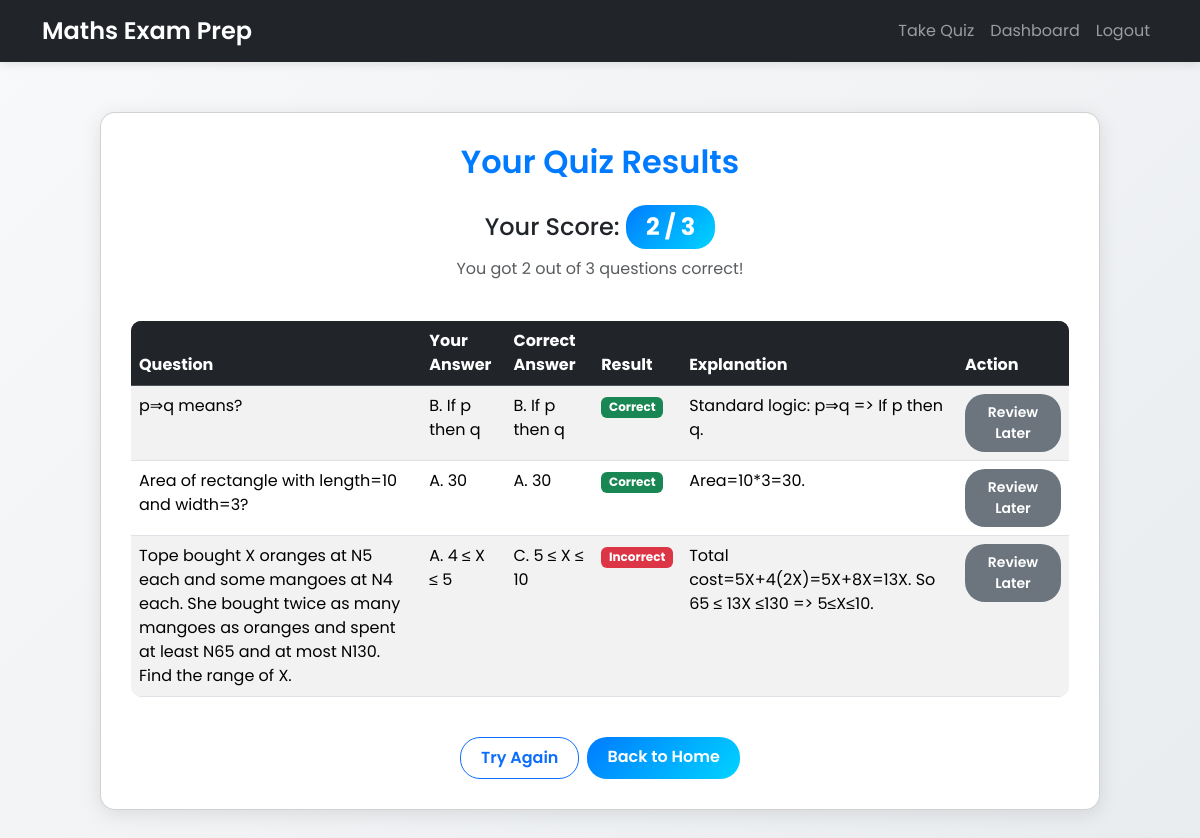
The page /results (signed in) on the database its author committed.
### app/models.py (models this page shows, shortened)
class Question(db.Model):
    id = db.Column(db.Integer, primary_key=True)
    topic = db.Column(db.String(100), nullable=False)
    difficulty = db.Column(db.Integer, nullable=False)
    question_text = db.Column(db.Text, nullable=False)
    option_a = db.Column(db.String(100), nullable=False)
    option_b = db.Column(db.String(100), nullable=False)
    option_c = db.Column(db.String(100), nullable=False)
    option_d = db.Column(db.String(100), nullable=False)
    correct_option = db.Column(db.String(10), nullable=False)  # correct_option = db.Column(db.String(10), nullable=False)  # Changed from db.String(1)
    explanation = db.Column(db.Text, nullable=True)

### app/routes.py (the view)
@app.route('/results')
@login_required
def results():
    responses = UserResponse.query.filter_by(user_id=current_user.id).order_by(UserResponse.id.desc()).limit(3).all()
    if not responses:
        flash('No quiz results found. Please take the quiz first.', 'warning')
        return redirect(url_for('quiz'))
    score = sum(1 for r in responses if r.is_correct)
    total_questions = len(responses)
    results_data = []
    valid_options = ['A', 'B', 'C', 'D']
    for r in responses:
        correct_option = r.question.correct_option
        if correct_option in valid_options:
            correct_text = f"{correct_option}. {getattr(r.question, f'option_{correct_option.lower()}')}"
        else:
            correct_text = f"{correct_option} (Invalid option)"
        results_data.append({
            'question_id': r.question.id,  # Added this line
            'question_text': r.question.question_text,
            'selected_option': f"{r.selected_option}. {getattr(r.question, f'option_{r.selected_option.lower()}')}",
            'correct_option': correct_text,
            'is_correct': r.is_correct,
            'explanation': r.question.explanation or "No explanation available."
        })
    return render_template('results.html', score=score, total_questions=total_questions, results_data=results_data)

### app/models.py (called while the page is built)
@login_manager.user_loader
def load_user(user_id):
    return User.query.get(int(user_id))

### app/templates/results.html (shortened to what this page needs)
<!DOCTYPE html>
<html lang="en">
<head>
    <link href="https://cdn.jsdelivr.net/npm/bootstrap@5.3.3/dist/css/bootstrap.min.css" rel="stylesheet">
</head>
<body>
    <nav class="navbar navbar-expand-lg navbar-dark bg-dark">
        <div class="container">
            <a class="navbar-brand" href="{{ url_for('home') }}">Maths Exam Prep</a>
            <div class="collapse navbar-collapse" id="navbarNav">
                <ul class="navbar-nav ms-auto">
                    <li class="nav-item"><a class="nav-link" href="{{ url_for('quiz') }}">Take Quiz</a></li>
                    <li class="nav-item"><a class="nav-link" href="{{ url_for('dashboard') }}">Dashboard</a></li>
                    <li class="nav-item"><a class="nav-link" href="{{ url_for('logout') }}">Logout</a></li>
                </ul>
            </div>
        </div>
    </nav>
    <div class="container">
        <div class="card results-card">
            <h2 class="text-center mb-4">Your Quiz Results</h2>
            <div class="text-center mb-4">
                <h4>Your Score: <span class="badge score-badge">{{ score }} / {{ total_questions }}</span></h4>
                <p class="text-muted">You got {{ score }} out of {{ total_questions }} questions correct!</p>
            </div>
            <table class="table table-striped table-hover">
                <thead class="table-dark">
                    <tr>
                        <th scope="col">Question</th>
                        <th scope="col">Your Answer</th>
                        <th scope="col">Correct Answer</th>
                        <th scope="col">Result</th>
                        <th scope="col">Explanation</th>
                        <th scope="col">Action</th>
                    </tr>
                </thead>
                <tbody>
                    {% for result in results_data %}
                        <tr>
                            <td>{{ result.question_text }}</td>
                            <td>{{ result.selected_option }}</td>
                            <td>{{ result.correct_option }}</td>
                            <td>
                                {% if result.is_correct %}
                                    <span class="badge bg-success">Correct</span>
                                {% else %}
                                    <span class="badge bg-danger">Incorrect</span>
                                {% endif %}
                            </td>
                            <td>{{ result.explanation }}</td>
                            <td>
                                <button class="btn btn-secondary btn-sm" onclick="markForReview({{ result.question_id }})">Review Later</button>
                            </td>
                        </tr>
                    {% endfor %}
                </tbody>
            </table>
            <div class="d-grid gap-2 d-md-flex justify-content-md-center mt-4">
                <a href="{{ url_for('quiz') }}" class="btn btn-outline-primary">Try Again</a>
                <a href="{{ url_for('home') }}" class="btn btn-primary">Back to Home</a>
            </div>
        </div>
    </div>
</body>
</html>

### app/templates/results.html (style rules this page uses)
body { background: linear-gradient(135deg, #f8f9fa 0%, #e9ecef 100%); font-family: 'Poppins', sans-serif; color: #333; min-height: 100vh; }
.navbar { box-shadow: 0 2px 10px rgba(0, 0, 0, 0.1); }
.navbar-brand { font-weight: 600; font-size: 1.5rem; }
.results-card { max-width: 1000px; margin: 50px auto; border-radius: 15px; box-shadow: 0 4px 20px rgba(0, 0, 0, 0.1); padding: 30px; background: #fff; }
h2 { font-weight: 600; color: #007bff; animation: fadeInDown 0.8s ease-in-out; }
.score-badge { font-size: 1.5rem; background: linear-gradient(135deg, #007bff, #00d4ff); padding: 10px 20px; border-radius: 20px; }
.table { border-radius: 10px; overflow: hidden; }
.table-dark { background: #343a40; }
.btn-primary, .btn-outline-primary, .btn-secondary { border-radius: 20px; padding: 8px 20px; font-weight: 600; }
.btn-primary { background: linear-gradient(135deg, #007bff, #00d4ff); border: none; transition: transform 0.3s ease; }
.btn-outline-primary { transition: transform 0.3s ease; }
.btn-secondary { background: #6c757d; border: none; transition: transform 0.3s ease; }

### rows shown on the page
Question: question_text "p⇒q means?", selected_option "B. If p then q", correct_option "B. If p then q", shows "Correct", explanation "Standard logic: p⇒q => If p then q."
Question: question_text "Area of rectangle with length=10 and width=3?", selected_option "A. 30", correct_option "A. 30", shows "Correct", explanation "Area=10*3=30."
Question: question_text "Tope bought X oranges at N5 each and some mangoes at N4 each. She bought twice as many mangoes as oranges and spent at least N65 and at most N130. Find the range of X.", selected_option "A. 4 ≤ X ≤ 5", correct_option "C. 5 ≤ X ≤ 10", shows "Incorrect", explanation "Total cost=5X+4(2X)=5X+8X=13X. So 65 ≤ 13X ≤130 => 5≤X≤10."

### other values the page prints
{{ score }} "2"
{{ total_questions }} "3"
